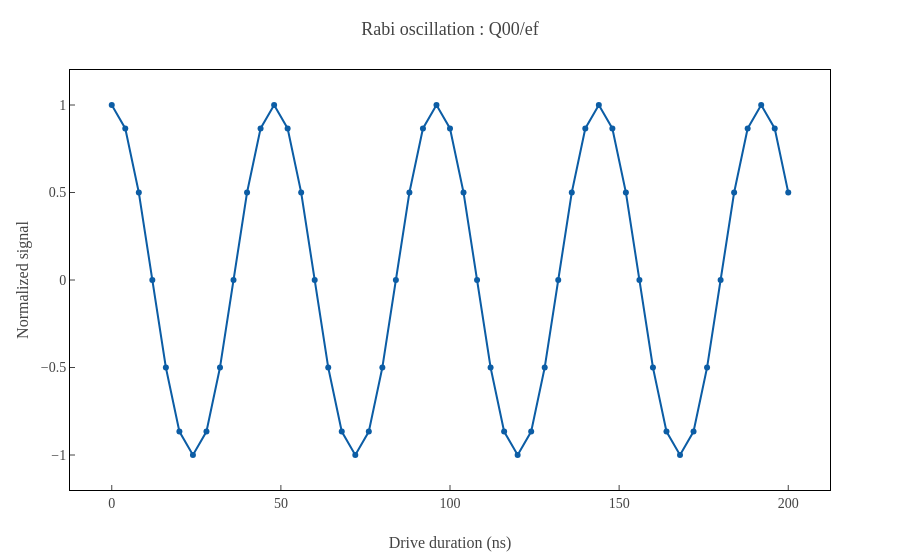
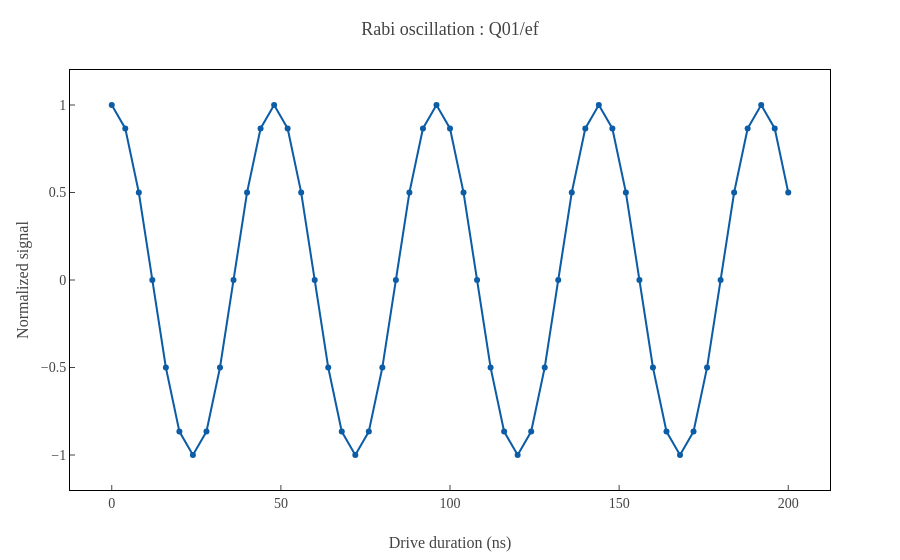
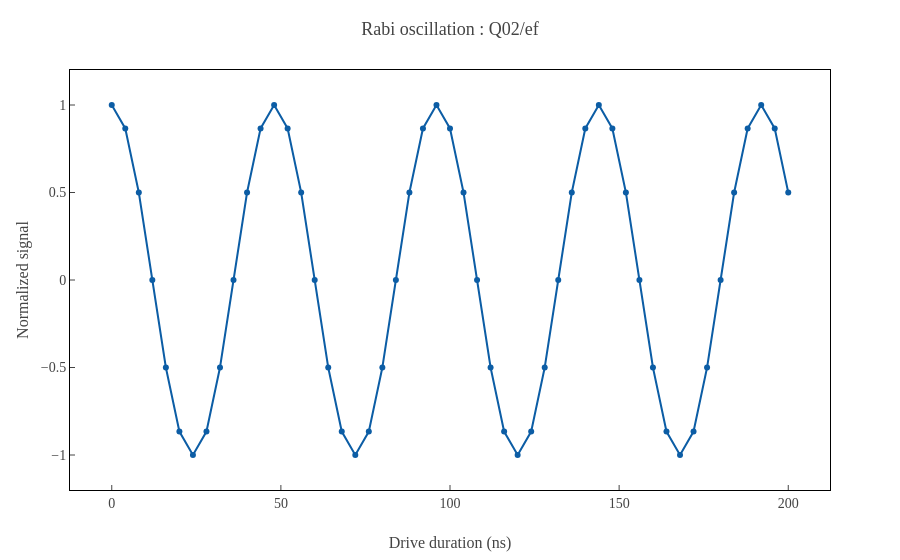
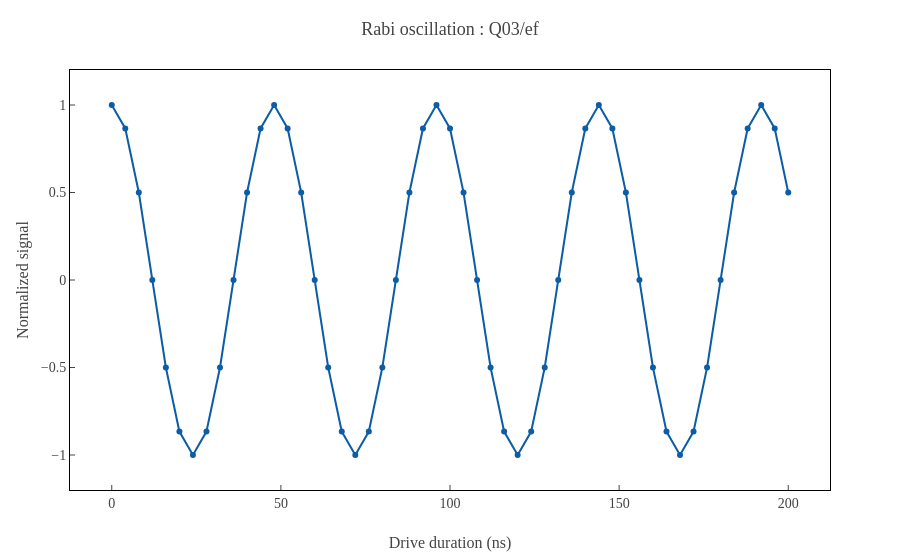

These figures' notebook cell, in order:
### Markdown cell above
## 10. Measure the EF Rabi oscillation

Use the EF Rabi scan to confirm that the `|f>` manifold can be prepared reliably.

### Code cell
ef_rabi_result = exp_gef.obtain_ef_rabi_params(
    exp_gef.qubit_labels,
    time_range=np.arange(0, 201, 4),
    n_shots=1024,
)

### Figure 1 — Plotly figure (JSON) as saved in the notebook; plotly's stock layout.template omitted (floating-point values rounded to 4 significant figures)
{"data": [{"mode": "markers+lines", "type": "scatter", "x": [0, 4, 8, 12, 16, 20, 24, 28, 32, 36, 40, 44, 48, 52, 56, 60, 64, 68, 72, 76, 80, 84, 88, 92, 96, 100, 104, 108, 112, 116, 120, 124, 128, 132, 136, 140, 144, 148, 152, 156, 160, 164, 168, 172, 176, 180, 184, 188, 192, 196, 200], "y": [1, 0.866, 0.5, 6.123e-17, -0.5, -0.866, -1, -0.866, -0.5, -1.837e-16, 0.5, 0.866, 1, 0.866, 0.5, 1.194e-15, -0.5, -0.866, -1, -0.866, -0.5, -4.286e-16, 0.5, 0.866, 1, 0.866, 0.5, 2.327e-15, -0.5, -0.866, -1, -0.866, -0.5, -2.45e-15, 0.5, 0.866, 1, 0.866, 0.5, 2.572e-15, -0.5, -0.866, -1, -0.866, -0.5, -2.695e-15, 0.5, 0.866, 1, 0.866, 0.5]}], "layout": {"title": {"text": "Rabi oscillation : Q00/ef"}, "xaxis": {"title": {"text": "Drive duration (ns)"}}, "yaxis": {"range": [-1.2, 1.2], "title": {"text": "Normalized signal"}}}}

### Figure 2 — Plotly figure (JSON) as saved in the notebook; plotly's stock layout.template omitted (floating-point values rounded to 4 significant figures)
{"data": [{"mode": "markers+lines", "type": "scatter", "x": [0, 4, 8, 12, 16, 20, 24, 28, 32, 36, 40, 44, 48, 52, 56, 60, 64, 68, 72, 76, 80, 84, 88, 92, 96, 100, 104, 108, 112, 116, 120, 124, 128, 132, 136, 140, 144, 148, 152, 156, 160, 164, 168, 172, 176, 180, 184, 188, 192, 196, 200], "y": [1, 0.866, 0.5, 6.123e-17, -0.5, -0.866, -1, -0.866, -0.5, -1.837e-16, 0.5, 0.866, 1, 0.866, 0.5, 1.194e-15, -0.5, -0.866, -1, -0.866, -0.5, -4.286e-16, 0.5, 0.866, 1, 0.866, 0.5, 2.327e-15, -0.5, -0.866, -1, -0.866, -0.5, -2.45e-15, 0.5, 0.866, 1, 0.866, 0.5, 2.572e-15, -0.5, -0.866, -1, -0.866, -0.5, -2.695e-15, 0.5, 0.866, 1, 0.866, 0.5]}], "layout": {"title": {"text": "Rabi oscillation : Q01/ef"}, "xaxis": {"title": {"text": "Drive duration (ns)"}}, "yaxis": {"range": [-1.2, 1.2], "title": {"text": "Normalized signal"}}}}

### Figure 3 — Plotly figure (JSON) as saved in the notebook; plotly's stock layout.template omitted (floating-point values rounded to 4 significant figures)
{"data": [{"mode": "markers+lines", "type": "scatter", "x": [0, 4, 8, 12, 16, 20, 24, 28, 32, 36, 40, 44, 48, 52, 56, 60, 64, 68, 72, 76, 80, 84, 88, 92, 96, 100, 104, 108, 112, 116, 120, 124, 128, 132, 136, 140, 144, 148, 152, 156, 160, 164, 168, 172, 176, 180, 184, 188, 192, 196, 200], "y": [1, 0.866, 0.5, 6.123e-17, -0.5, -0.866, -1, -0.866, -0.5, -1.837e-16, 0.5, 0.866, 1, 0.866, 0.5, 1.194e-15, -0.5, -0.866, -1, -0.866, -0.5, -4.286e-16, 0.5, 0.866, 1, 0.866, 0.5, 2.327e-15, -0.5, -0.866, -1, -0.866, -0.5, -2.45e-15, 0.5, 0.866, 1, 0.866, 0.5, 2.572e-15, -0.5, -0.866, -1, -0.866, -0.5, -2.695e-15, 0.5, 0.866, 1, 0.866, 0.5]}], "layout": {"title": {"text": "Rabi oscillation : Q02/ef"}, "xaxis": {"title": {"text": "Drive duration (ns)"}}, "yaxis": {"range": [-1.2, 1.2], "title": {"text": "Normalized signal"}}}}

### Figure 4 — Plotly figure (JSON) as saved in the notebook; plotly's stock layout.template omitted (floating-point values rounded to 4 significant figures)
{"data": [{"mode": "markers+lines", "type": "scatter", "x": [0, 4, 8, 12, 16, 20, 24, 28, 32, 36, 40, 44, 48, 52, 56, 60, 64, 68, 72, 76, 80, 84, 88, 92, 96, 100, 104, 108, 112, 116, 120, 124, 128, 132, 136, 140, 144, 148, 152, 156, 160, 164, 168, 172, 176, 180, 184, 188, 192, 196, 200], "y": [1, 0.866, 0.5, 6.123e-17, -0.5, -0.866, -1, -0.866, -0.5, -1.837e-16, 0.5, 0.866, 1, 0.866, 0.5, 1.194e-15, -0.5, -0.866, -1, -0.866, -0.5, -4.286e-16, 0.5, 0.866, 1, 0.866, 0.5, 2.327e-15, -0.5, -0.866, -1, -0.866, -0.5, -2.45e-15, 0.5, 0.866, 1, 0.866, 0.5, 2.572e-15, -0.5, -0.866, -1, -0.866, -0.5, -2.695e-15, 0.5, 0.866, 1, 0.866, 0.5]}], "layout": {"title": {"text": "Rabi oscillation : Q03/ef"}, "xaxis": {"title": {"text": "Drive duration (ns)"}}, "yaxis": {"range": [-1.2, 1.2], "title": {"text": "Normalized signal"}}}}
